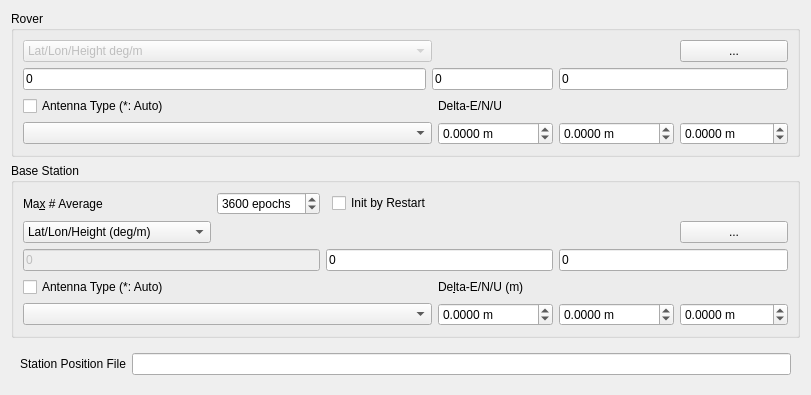
     <widget class="QWidget" name="tabPosition">
      <attribute name="title">
       <string>&amp;Positions</string>
      </attribute>
      <layout class="QGridLayout" name="gridLayout_5">
       <item row="4" column="0">
        <widget class="QWidget" name="widget_3" native="true">
         <property name="sizePolicy">
          <sizepolicy hsizetype="Preferred" vsizetype="Maximum">
           <horstretch>0</horstretch>
           <verstretch>0</verstretch>
          </sizepolicy>
         </property>
         <layout class="QGridLayout" name="gridLayout_12">
          <item row="0" column="0">
           <widget class="QLabel" name="Label30">
            <property name="toolTip">
             <string/>
            </property>
            <property name="text">
             <string>Station Position File</string>
            </property>
            <property name="buddy">
             <cstring>lEStationPositionFile</cstring>
            </property>
           </widget>
          </item>
          <item row="0" column="1">
           <widget class="QLineEdit" name="lEStationPositionFile">
            <property name="toolTip">
             <string>&lt;html&gt;&lt;head/&gt;&lt;body&gt;&lt;p&gt;Input the station position file path to retrieve the position from the station list (option: &lt;span style=&quot; font-style:italic;&quot;&gt;file-staposfile&lt;/span&gt;). &lt;/p&gt;&lt;p&gt;The station position file is a text file which contains the multiple lines. Each line represents a record for a station. A record contains:&lt;/p&gt;&lt;p&gt;&lt;span style=&quot; font-weight:700;&quot;&gt;- Latitude (deg)&lt;/span&gt;&lt;/p&gt;&lt;p&gt;&lt;span style=&quot; font-weight:700;&quot;&gt;- Longitude (deg)&lt;/span&gt;&lt;/p&gt;&lt;p&gt;&lt;span style=&quot; font-weight:700;&quot;&gt;- Ellipsoidal height (m)&lt;/span&gt;&lt;/p&gt;&lt;p&gt;&lt;span style=&quot; font-weight:700;&quot;&gt;- Station ID&lt;/span&gt;&lt;/p&gt;&lt;p&gt;&lt;span style=&quot; font-weight:700;&quot;&gt;- Station name&lt;/span&gt;&lt;/p&gt;&lt;p&gt;separated by spaces. The line starting &amp;quot;%&amp;quot; is treated as the comment line. &lt;/p&gt;&lt;p&gt;&lt;br/&gt;&lt;/p&gt;&lt;p&gt;An example station position file is found at &amp;quot;data\stations.pos&amp;quot;.&lt;/p&gt;&lt;p&gt;SINEX station positions can be used as well. An sample SINEX file is found at &amp;quot;data\igs10P1565_wocov.snx&amp;quot;&lt;/p&gt;&lt;/body&gt;&lt;/html&gt;</string>
            </property>
           </widget>
          </item>
         </layout>
        </widget>
       </item>
       <item row="3" column="0">
        <widget class="QGroupBox" name="GroupRefAnt">
         <property name="title">
          <string>Base Station</string>
         </property>
         <layout class="QGridLayout" name="gridLayout_10">
          <item row="5" column="6">
           <widget class="QDoubleSpinBox" name="sBReferenceAntennaU">
            <property name="toolTip">
             <string>&lt;html&gt;&lt;head/&gt;&lt;body&gt;&lt;p&gt;Set the delta position in up direction of the rover antenna as offsets of ARP (antenna reference point) position with refer to the marker (option: &lt;span style=&quot; font-style:italic;&quot;&gt;ant2-antdelu&lt;/span&gt;)&lt;/p&gt;&lt;/body&gt;&lt;/html&gt;</string>
            </property>
            <property name="suffix">
             <string> m</string>
            </property>
            <property name="decimals">
             <number>4</number>
            </property>
            <property name="minimum">
             <double>-10000.000000000000000</double>
            </property>
            <property name="maximum">
             <double>10000.000000000000000</double>
            </property>
           </widget>
          </item>
          <item row="1" column="6">
           <widget class="QPushButton" name="btnReferencePosition">
            <property name="toolTip">
             <string>Select reference position</string>
            </property>
            <property name="text">
             <string>...</string>
            </property>
           </widget>
          </item>
          <item row="3" column="4">
           <widget class="QLabel" name="lblReferenceAntennaD">
            <property name="text">
             <string>De&amp;lta-E/N/U (m)</string>
            </property>
            <property name="buddy">
             <cstring>sBReferenceAntennaE</cstring>
            </property>
           </widget>
          </item>
          <item row="3" column="0" colspan="2">
           <widget class="QCheckBox" name="cBReferenceAntennaPcv">
            <property name="toolTip">
             <string>&lt;html&gt;&lt;head/&gt;&lt;body&gt;&lt;p&gt;Specify base station antenna type and/or delta position&lt;/p&gt;&lt;/body&gt;&lt;/html&gt;</string>
            </property>
            <property name="text">
             <string>Antenna Type (*: Auto)</string>
            </property>
           </widget>
          </item>
          <item row="5" column="4">
           <widget class="QDoubleSpinBox" name="sBReferenceAntennaE">
            <property name="toolTip">
             <string>&lt;html&gt;&lt;head/&gt;&lt;body&gt;&lt;p&gt;Set the delta position in east direction of the rover antenna as offsets of ARP (antenna reference point) position with refer to the marker (option: &lt;span style=&quot; font-style:italic;&quot;&gt;ant2-antdele&lt;/span&gt;)&lt;/p&gt;&lt;/body&gt;&lt;/html&gt;</string>
            </property>
            <property name="suffix">
             <string> m</string>
            </property>
            <property name="decimals">
             <number>4</number>
            </property>
            <property name="minimum">
             <double>-100000.000000000000000</double>
            </property>
            <property name="maximum">
             <double>1000000.000000000000000</double>
            </property>
           </widget>
          </item>
          <item row="1" column="0">
           <widget class="QComboBox" name="cBReferencePositionType">
            <property name="toolTip">
             <string>Select base station position format</string>
            </property>
            <item>
             <property name="text">
              <string>Lat/Lon/Height (deg/m)</string>
             </property>
            </item>
            <item>
             <property name="text">
              <string>Lat/Lon/Height (dms/m)</string>
             </property>
            </item>
            <item>
             <property name="text">
              <string>X/Y/Z-ECEF m</string>
             </property>
            </item>
            <item>
             <property name="text">
              <string>Average of Single Position</string>
             </property>
            </item>
            <item>
             <property name="text">
              <string>Get from Position File</string>
             </property>
            </item>
            <item>
             <property name="text">
              <string>RINEX Header Position</string>
             </property>
            </item>
            <item>
             <property name="text">
              <string>RTCM/Raw Antenna Position</string>
             </property>
            </item>
           </widget>
          </item>
          <item row="5" column="5">
           <widget class="QDoubleSpinBox" name="sBReferenceAntennaN">
            <property name="toolTip">
             <string>&lt;html&gt;&lt;head/&gt;&lt;body&gt;&lt;p&gt;Set the delta position in north direction of the rover antenna as offsets of ARP (antenna reference point) position with refer to the marker (option: &lt;span style=&quot; font-style:italic;&quot;&gt;ant2-antdeln&lt;/span&gt;)&lt;/p&gt;&lt;/body&gt;&lt;/html&gt;</string>
            </property>
            <property name="suffix">
             <string> m</string>
            </property>
            <property name="decimals">
             <number>4</number>
            </property>
            <property name="minimum">
             <double>-100000.000000000000000</double>
            </property>
            <property name="maximum">
             <double>1000000.000000000000000</double>
            </property>
           </widget>
          </item>
          <item row="0" column="0">
           <widget class="QLabel" name="lblMaxAveEp">
            <property name="text">
             <string>Ma&amp;x # Average</string>
            </property>
            <property name="buddy">
             <cstring>sBMaxAveEp</cstring>
            </property>
           </widget>
          </item>
          <item row="0" column="1">
           <widget class="QSpinBox" name="sBMaxAveEp">
            <property name="toolTip">
             <string>Maximum averaging epochs</string>
            </property>
            <property name="suffix">
             <string> epochs</string>
            </property>
            <property name="maximum">
             <number>10000</number>
            </property>
            <property name="value">
             <number>3600</number>
            </property>
           </widget>
          </item>
          <item row="0" column="3">
           <widget class="QCheckBox" name="cBInitRestart">
            <property name="toolTip">
             <string>Initialize by restart</string>
            </property>
            <property name="text">
             <string>Init by Restart</string>
            </property>
           </widget>
          </item>
          <item row="5" column="0" colspan="4">
           <widget class="QComboBox" name="cBReferenceAntenna">
            <property name="toolTip">
             <string>&lt;html&gt;&lt;head/&gt;&lt;body&gt;&lt;p&gt;Select the type of the base station antenna (option: &lt;span style=&quot; font-style:italic;&quot;&gt;ant2-anttype&lt;/span&gt;).&lt;/p&gt;&lt;p&gt;To select the antenna type, set the &amp;quot;Receiver Antenna PCV File&amp;quot; path in &amp;quot;Files&amp;quot;. &lt;/p&gt;&lt;p&gt;If &amp;quot;*&amp;quot; is used, antenna type and antenna delta are recognized by the antenna information of RINEX OBS header.&lt;/p&gt;&lt;/body&gt;&lt;/html&gt;</string>
            </property>
           </widget>
          </item>
          <item row="2" column="5" colspan="2">
           <widget class="QLineEdit" name="lEReferencePosition3">
            <property name="toolTip">
             <string>Base station position as specify by the format.</string>
            </property>
            <property name="text">
             <string>0</string>
            </property>
           </widget>
          </item>
          <item row="2" column="2" colspan="3">
           <widget class="QLineEdit" name="lEReferencePosition2">
            <property name="toolTip">
             <string>Base station position as specify by the format.</string>
            </property>
            <property name="text">
             <string>0</string>
            </property>
           </widget>
          </item>
          <item row="2" column="0" colspan="2">
           <widget class="QLineEdit" name="lEReferencePosition1">
            <property name="enabled">
             <bool>false</bool>
            </property>
            <property name="toolTip">
             <string/>
            </property>
            <property name="text">
             <string>0</string>
            </property>
           </widget>
          </item>
         </layout>
        </widget>
       </item>
       <item row="1" column="0">
        <widget class="QGroupBox" name="GroupRovAnt">
         <property name="title">
          <string>Rover</string>
         </property>
         <layout class="QGridLayout" name="gridLayout_11">
          <item row="0" column="0" colspan="2">
           <widget class="QComboBox" name="cBRoverPositionType">
            <property name="enabled">
             <bool>false</bool>
            </property>
            <property name="toolTip">
             <string>Select rover position format</string>
            </property>
            <item>
             <property name="text">
              <string>Lat/Lon/Height deg/m</string>
             </property>
            </item>
            <item>
             <property name="text">
              <string>Lat/Lon/Height dms/m</string>
             </property>
            </item>
            <item>
             <property name="text">
              <string>X/Y/Z-ECEF m</string>
             </property>
            </item>
            <item>
             <property name="text">
              <string>Average of Single Pos</string>
             </property>
            </item>
            <item>
             <property name="text">
              <string>Get from Position File</string>
             </property>
            </item>
            <item>
             <property name="text">
              <string>RINEX Header Position</string>
             </property>
            </item>
           </widget>
          </item>
          <item row="0" column="5">
           <widget class="QPushButton" name="btnRoverPosition">
            <property name="toolTip">
             <string>Select rover position</string>
            </property>
            <property name="text">
             <string>...</string>
            </property>
           </widget>
          </item>
          <item row="1" column="0">
           <widget class="QLineEdit" name="lERoverPosition1">
            <property name="enabled">
             <bool>true</bool>
            </property>
            <property name="toolTip">
             <string>Rover position as specify by the format.</string>
            </property>
            <property name="text">
             <string>0</string>
            </property>
           </widget>
          </item>
          <item row="1" column="1" colspan="2">
           <widget class="QLineEdit" name="lERoverPosition2">
            <property name="toolTip">
             <string>Rover position as specify by the format.</string>
            </property>
            <property name="text">
             <string>0</string>
            </property>
           </widget>
          </item>
          <item row="1" column="3" colspan="3">
           <widget class="QLineEdit" name="lERoverPosition3">
            <property name="toolTip">
             <string>Rover position as specify by the format.</string>
            </property>
            <property name="text">
             <string>0</string>
            </property>
           </widget>
          </item>
          <item row="3" column="0" colspan="2">
           <widget class="QCheckBox" name="cBRoverAntennaPcv">
            <property name="toolTip">
             <string>&lt;html&gt;&lt;head/&gt;&lt;body&gt;&lt;p&gt;Specify rover antenna type and/or delta position&lt;/p&gt;&lt;/body&gt;&lt;/html&gt;</string>
            </property>
            <property name="text">
             <string>Antenna Type (*: Auto)</string>
            </property>
           </widget>
          </item>
          <item row="3" column="2" colspan="3">
           <widget class="QLabel" name="lblRoverAntennaD">
            <property name="text">
             <string>Delta-E/N/U</string>
            </property>
            <property name="buddy">
             <cstring>sBRoverAntennaE</cstring>
            </property>
           </widget>
          </item>
          <item row="5" column="0" colspan="2">
           <widget class="QComboBox" name="cBRoverAntenna">
            <property name="toolTip">
             <string>&lt;html&gt;&lt;head/&gt;&lt;body&gt;&lt;p&gt;Select the type of the rover antenna (option: &lt;span style=&quot; font-style:italic;&quot;&gt;ant1-anttype&lt;/span&gt;).&lt;/p&gt;&lt;p&gt;To select the antenna type, set the &amp;quot;Receiver Antenna PCV File&amp;quot; path in &amp;quot;Files&amp;quot;. &lt;/p&gt;&lt;p&gt;If &amp;quot;*&amp;quot; is used, antenna type and antenna delta are recognized by the antenna information of RINEX OBS header.&lt;/p&gt;&lt;/body&gt;&lt;/html&gt;</string>
            </property>
           </widget>
          </item>
          <item row="5" column="2">
           <widget class="QDoubleSpinBox" name="sBRoverAntennaE">
            <property name="toolTip">
             <string>&lt;html&gt;&lt;head/&gt;&lt;body&gt;&lt;p&gt;Set the delta position in east direction of the rover antenna as offsets of ARP (antenna reference point) position with refer to the marker (option: &lt;span style=&quot; font-style:italic;&quot;&gt;ant1-antdele&lt;/span&gt;)&lt;/p&gt;&lt;/body&gt;&lt;/html&gt;</string>
            </property>
            <property name="suffix">
             <string> m</string>
            </property>
            <property name="decimals">
             <number>4</number>
            </property>
            <property name="minimum">
             <double>-1000000.000000000000000</double>
            </property>
            <property name="maximum">
             <double>1000000.000000000000000</double>
            </property>
           </widget>
          </item>
          <item row="5" column="5">
           <widget class="QDoubleSpinBox" name="sBRoverAntennaU">
            <property name="toolTip">
             <string>&lt;html&gt;&lt;head/&gt;&lt;body&gt;&lt;p&gt;Set the delta position in up direction of the rover antenna as offsets of ARP (antenna reference point) position with refer to the marker (option: &lt;span style=&quot; font-style:italic;&quot;&gt;ant1-antdelu&lt;/span&gt;)&lt;/p&gt;&lt;/body&gt;&lt;/html&gt;</string>
            </property>
            <property name="suffix">
             <string> m</string>
            </property>
            <property name="decimals">
             <number>4</number>
            </property>
            <property name="minimum">
             <double>-10000.000000000000000</double>
            </property>
            <property name="maximum">
             <double>10000.000000000000000</double>
            </property>
           </widget>
          </item>
          <item row="5" column="3" colspan="2">
           <widget class="QDoubleSpinBox" name="sBRoverAntennaN">
            <property name="toolTip">
             <string>&lt;html&gt;&lt;head/&gt;&lt;body&gt;&lt;p&gt;Set the delta position in north direction of the rover antenna as offsets of ARP (antenna reference point) position with refer to the marker (option: &lt;span style=&quot; font-style:italic;&quot;&gt;ant1-antdeln&lt;/span&gt;)&lt;/p&gt;&lt;/body&gt;&lt;/html&gt;</string>
            </property>
            <property name="suffix">
             <string> m</string>
            </property>
            <property name="decimals">
             <number>4</number>
            </property>
            <property name="minimum">
             <double>-100000.000000000000000</double>
            </property>
            <property name="maximum">
             <double>1000000.000000000000000</double>
            </property>
           </widget>
          </item>
         </layout>
        </widget>
       </item>
      </layout>
     </widget>
